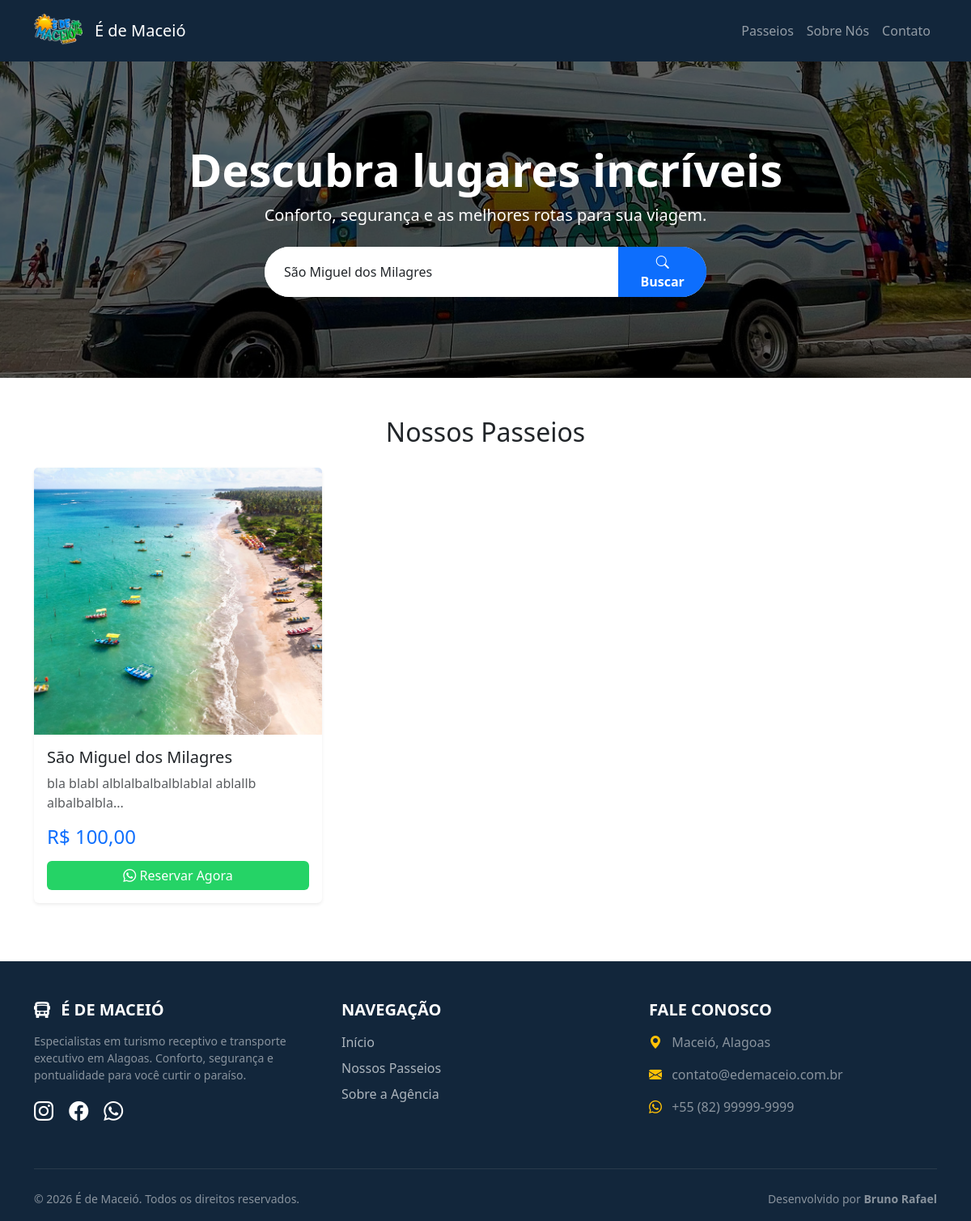
/public/index.php?busca=São Miguel dos Milagres, run on the app's committed database.
### tables this page shows
CREATE TABLE `passeios` (
  `id` int(11) NOT NULL,
  `titulo` varchar(150) NOT NULL,
  `descricao` text NOT NULL,
  `roteiro` text DEFAULT NULL,
  `preco` decimal(10,2) DEFAULT NULL,
  `imagem` varchar(255) DEFAULT NULL,
  `ativo` tinyint(1) DEFAULT 1,
  `created_at` timestamp NOT NULL DEFAULT current_timestamp()
);

CREATE TABLE `site_config` (
  `id` int(11) NOT NULL DEFAULT 1,
  `nome_site` varchar(100) DEFAULT 'É de Maceió Turismo',
  `whatsapp` varchar(20) DEFAULT '5582999999999',
  `instagram` varchar(255) DEFAULT '#',
  `facebook` varchar(255) DEFAULT '#',
  `email_contato` varchar(100) DEFAULT 'contato@edemaceio.com.br',
  `endereco` text DEFAULT 'Maceió, Alagoas'
);

### config/database.php (called while the page is built, shortened)
<?php
$host = 'localhost';
$db   = 'turismo_db';
$user = 'root';
$pass = '';
$charset = 'utf8mb4';
$dsn = "mysql:host=$host;dbname=$db;charset=$charset";
$options = [
    PDO::ATTR_ERRMODE            => PDO::ERRMODE_EXCEPTION,
    PDO::ATTR_DEFAULT_FETCH_MODE => PDO::FETCH_ASSOC,
    PDO::ATTR_EMULATE_PREPARES   => false,
];
try {
    $pdo = new PDO($dsn, $user, $pass, $options);
} catch (\PDOException $e) {
    throw new \PDOException($e->getMessage(), (int)$e->getCode());
}
try {
    $stmtConfig = $pdo->query("SELECT * FROM site_config WHERE id = 1 LIMIT 1");
    $siteConfig = $stmtConfig->fetch(PDO::FETCH_ASSOC);
} catch (Exception $e) {
}
?>

### public/index.php (the view, shortened to what this page needs)
<?php
require_once __DIR__ . '/../config/database.php';
$itensPorPagina = 6;
$paginaAtual = filter_input(INPUT_GET, 'pagina', FILTER_VALIDATE_INT) ?? 1;
$offset = ($paginaAtual - 1) * $itensPorPagina;
$busca = filter_input(INPUT_GET, 'busca', FILTER_SANITIZE_SPECIAL_CHARS);
try {
    if ($busca) {
        $sql = "SELECT * FROM passeios
                WHERE ativo = 1 AND (titulo LIKE :busca1 OR descricao LIKE :busca2)
                ORDER BY id DESC
                LIMIT :limite OFFSET :offset";
        $stmt = $pdo->prepare($sql);
        $stmt->bindValue(':busca1', '%' . $busca . '%');
        $stmt->bindValue(':busca2', '%' . $busca . '%');
    } else {
        $sql = "SELECT * FROM passeios
                WHERE ativo = 1
                ORDER BY id DESC
                LIMIT :limite OFFSET :offset";
        $stmt = $pdo->prepare($sql);
    }
    $stmt->bindValue(':limite', $itensPorPagina, PDO::PARAM_INT);
    $stmt->bindValue(':offset', $offset, PDO::PARAM_INT);
    $stmt->execute();
    $passeios = $stmt->fetchAll();
} catch (PDOException $e) {
    die("Erro ao carregar os passeios. Por favor, tente novamente.");
}
require_once __DIR__ . '/../views/partials/header.php';
?>
<header class="hero-section">
    <div class="container">
        <h1 class="display-4 fw-bold">Descubra lugares incríveis</h1>
        <p class="lead mb-4">Conforto, segurança e as melhores rotas para sua viagem.</p>
        <div class="row justify-content-center">
            <div class="col-md-6">
                <form action="index" method="GET" class="d-flex shadow-sm rounded-pill overflow-hidden bg-white">
                    <input type="text" name="busca" class="form-control border-0 py-3 ps-4"
                           placeholder="Para onde você quer ir? (Ex: Maragogi)"
                           value="<?= isset($_GET['busca']) ? htmlspecialchars($_GET['busca']) : '' ?>"
                           style="box-shadow: none;">
                    <button type="submit" class="btn btn-primary px-4 fw-bold rounded-0">
                        <i class="bi bi-search"></i> Buscar
                    </button>
                </form>
            </div>
        </div>
    </div>
</header>
<main class="container my-5" id="passeios">
    <h2 class="text-center mb-4">Nossos Passeios</h2>
    <div class="row">
        <?php if (count($passeios) > 0): ?>
            <?php foreach ($passeios as $passeio): ?>
                <div class="col-md-4 mb-4">
                    <div class="card h-100 shadow-sm position-relative">
                        <?php
                            $imgSrc = $passeio['imagem'] ? 'uploads/' . $passeio['imagem'] : 'https://placehold.co/600x400?text=Sem+Foto';
                        ?>
                        <img src="<?= htmlspecialchars($imgSrc) ?>" class="card-img-top" alt="<?= htmlspecialchars($passeio['titulo']) ?>">
                        <div class="card-body d-flex flex-column">
                            <h5 class="card-title">
                                <a href="detalhes?id=<?= $passeio['id'] ?>" class="text-decoration-none text-dark stretched-link">
                                    <?= htmlspecialchars($passeio['titulo']) ?>
                                </a>
                            </h5>
                            <p class="card-text flex-grow-1 text-muted">
                                <?= htmlspecialchars(substr($passeio['descricao'], 0, 100)) ?>...
                            </p>
                            <h4 class="text-primary mb-3">
                                R$ <?= number_format($passeio['preco'], 2, ',', '.') ?>
                            </h4>
                            <?php
                                $msg = "Olá! Vi o passeio *" . $passeio['titulo'] . "* no site e gostaria de mais informações.";
                                $linkZap = "https://wa.me/5582999999999?text=" . urlencode($msg);
                            ?>
                            <a href="<?= $linkZap ?>" target="_blank" class="btn whatsapp-btn w-100" style="position: relative; z-index: 2;">
                                <i class="bi bi-whatsapp"></i> Reservar Agora
                            </a>
                        </div>
                    </div>
                </div>
            <?php endforeach; ?>
        <?php endif; ?>
    </div>
</main>
<?php
require_once __DIR__ . '/../views/partials/footer.php';
?>

### views/partials/footer.php (shortened to what this page needs)
<footer class="bg-navbar-marine text-white pt-5 pb-3 mt-auto">
        <div class="container">
            <div class="row">
                <div class="col-md-4 mb-4">
                    <h5 class="text-uppercase fw-bold mb-3">
                        <i class="bi bi-bus-front-fill me-2"></i> É de Maceió
                    </h5>
                    <p class="text-white-50 small">
                        Especialistas em turismo receptivo e transporte executivo em Alagoas.
                        Conforto, segurança e pontualidade para você curtir o paraíso.
                    </p>
                    <div class="mt-3">
                        <a href="<?= htmlspecialchars($siteConfig['instagram']) ?>" target="_blank" class="social-icon"><i class="bi bi-instagram"></i></a>
                        <a href="<?= htmlspecialchars($siteConfig['facebook']) ?>" target="_blank" class="social-icon"><i class="bi bi-facebook"></i></a>
                        <a href="https://wa.me/<?= $siteConfig['whatsapp'] ?>" target="_blank" class="social-icon"><i class="bi bi-whatsapp"></i></a>
                    </div>
                </div>
                <div class="col-md-4 mb-4">
                    <h5 class="text-uppercase fw-bold mb-3">Navegação</h5>
                    <ul class="list-unstyled">
                        <li class="mb-2"><a href="<?= isset($basePath) ? $basePath : '' ?>index" class="footer-link">Início</a></li>
                        <li class="mb-2"><a href="<?= isset($basePath) ? $basePath : '' ?>index#passeios" class="footer-link">Nossos Passeios</a></li>
                        <li class="mb-2"><a href="<?= isset($basePath) ? $basePath : '' ?>sobre" class="footer-link">Sobre a Agência</a></li>
                    </ul>
                </div>
                <div class="col-md-4 mb-4">
                    <h5 class="text-uppercase fw-bold mb-3">Fale Conosco</h5>
                    <ul class="list-unstyled text-white-50">
                        <li class="mb-3">
                            <i class="bi bi-geo-alt-fill me-2 text-warning"></i>
                            <?= htmlspecialchars($siteConfig['endereco']) ?>
                        </li>
                        <li class="mb-3">
                            <i class="bi bi-envelope-fill me-2 text-warning"></i>
                            <a href="mailto:<?= htmlspecialchars($siteConfig['email_contato']) ?>" class="text-white-50 text-decoration-none">
                                <?= htmlspecialchars($siteConfig['email_contato']) ?>
                            </a>
                        </li>
                        <li class="mb-3">
                            <i class="bi bi-whatsapp me-2 text-warning"></i>
                            <?php
                                $zap = $siteConfig['whatsapp'];
                                echo strlen($zap) > 10 ? '+' . substr($zap, 0, 2) . ' (' . substr($zap, 2, 2) . ') ' . substr($zap, 4, 5) . '-' . substr($zap, 9) : $zap;
                            ?>
                        </li>
                    </ul>
                </div>
            </div>
            <hr class="border-secondary my-4">
            <div class="row align-items-center">
                <div class="col-md-6 text-center text-md-start">
                    <small class="text-white-50">
                        &copy; <?= date('Y') ?> <?= htmlspecialchars($siteConfig['nome_site']) ?>. Todos os direitos reservados.
                    </small>
                </div>
                <div class="col-md-6 text-center text-md-end">
                    <small class="text-white-50">
                        Desenvolvido por <strong>Bruno Rafael</strong>
                    </small>
                </div>
            </div>
        </div>
    </footer>
</html>

### public/css/style.css (style rules this page uses)
:root { --cor-primaria: #0d6efd; --cor-secundaria: #6c757d; --cor-marine: #12263bff; --cor-zap: #25D366; --cor-zap-hover: #128C7E; --cor-warning: #ffc107; }
body { font-family: system-ui, -apple-system, "Segoe UI", Roboto, "Helvetica Neue", Arial, sans-serif; }
.bg-navbar-marine { background-color: var(--cor-marine); }
.hero-section { background: linear-gradient(rgba(0,0,0,0.6), rgba(0,0,0,0.6)), url('../../models/img/van-banner.jpg') no-repeat center center; background-size: cover; background-position: center; color: white; padding: 100px 0; text-align: center; }
.card { border: none; transition: transform 0.3s ease, box-shadow 0.3s ease; }
.card-img-top { width: 100%; height: 330px; object-fit: cover; }
.whatsapp-btn { background-color: var(--cor-zap); color: white; border: none; transition: all 0.3s; }
.footer-link { color: #adb5bd; text-decoration: none; transition: color 0.3s ease, padding-left 0.3s ease; }
.social-icon { font-size: 1.5rem; margin-right: 15px; color: #fff; transition: transform 0.3s, color 0.3s; }

### data on the page
passeios: imagem (picture), titulo "São Miguel dos Milagres", descricao "bla blabl alblalbalbalblablal ablallb albalbalbla", preco "100,00"
site_config: endereco "Maceió, Alagoas", email_contato "contato@edemaceio.com.br", whatsapp "55", whatsapp "82", whatsapp "99999", whatsapp "9999", nome_site "É de Maceió"
